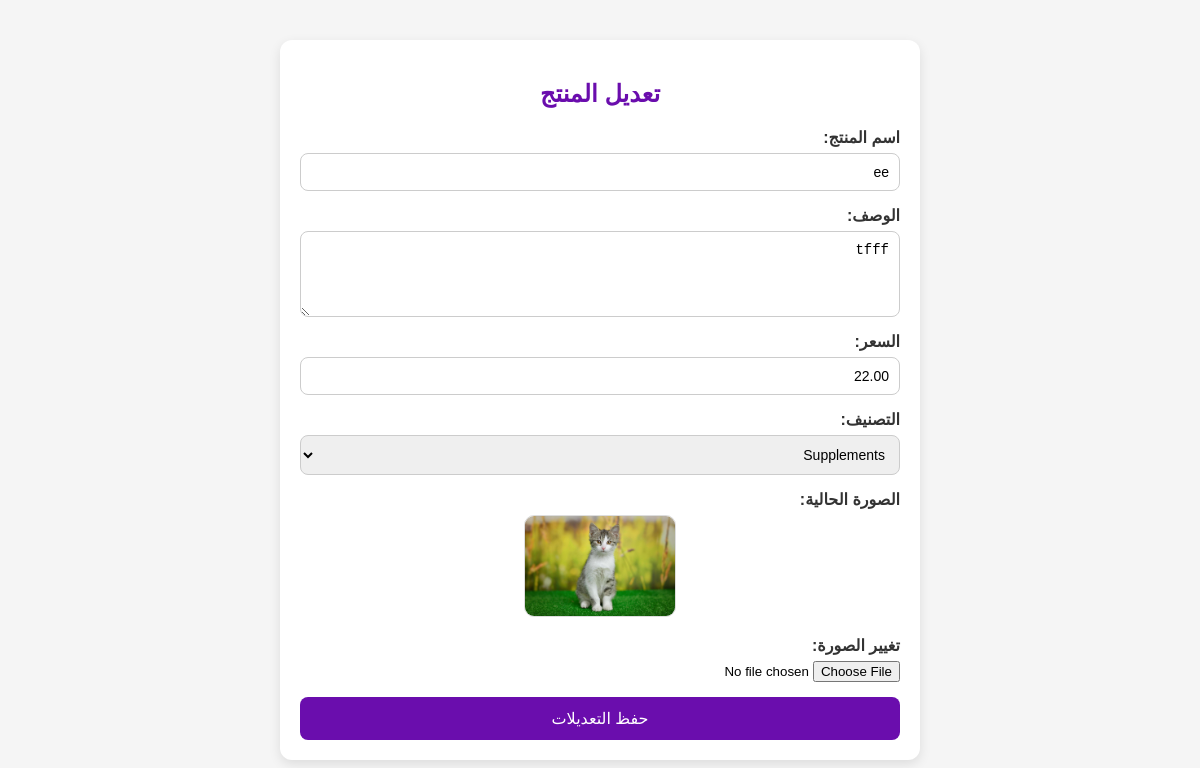
Screenshot of /edit_product_view/2 (signed in) with the database file from the repository.
### Vendor/models.py (models this page shows, shortened)
class Product(models.Model):
    vendor = models.ForeignKey(Vendor, on_delete=models.CASCADE, related_name='products')
    name = models.CharField(max_length=255)
    description = models.TextField()
    price = models.DecimalField(max_digits=10, decimal_places=2)
    image = models.ImageField(upload_to='products/', null=True, blank=True)
    PRODUCT_CATEGORIES = (
        ('sportswear', 'Sportswear'),
        ('supplements', 'Supplements'),
        ('equipment', 'Fitness Equipment'),
        ('membership', 'Gym Membership'),
        ('training', 'Personal Training Session'),
    )
    category = models.CharField(max_length=20, choices=PRODUCT_CATEGORIES)

### Vendor/views.py (the view, shortened to what this page needs)
# urls.py: path('edit_product_view/<int:pk>',edit_product_view,name='edit_product_view'),
@login_required(login_url='/account/user_login/')
def edit_product_view(request, pk):
    product = get_object_or_404(Product, pk=pk, vendor=request.user.vendor)
    categorys = Product.PRODUCT_CATEGORIES
    return render(request, "dashboard/edit_product.html", {"product": product,"categorys":categorys})

### templates/dashboard/edit_product.html (shortened to what this page needs)
<!DOCTYPE html>
<html lang="ar" dir="rtl">
<head>
</head>
<body>
    <div class="container">
        <h2>تعديل المنتج</h2>
        <form method="post" enctype="multipart/form-data">
            <label for="name">اسم المنتج:</label>
            <input type="text" id="name" name="name" value="{{ product.name }}" required>
            <label for="description">الوصف:</label>
            <textarea id="description" name="description" rows="4" required>{{ product.description }}</textarea>
            <label for="price">السعر:</label>
            <input type="number" step="0.01" id="price" name="price" value="{{ product.price }}" required>
            <label for="category">التصنيف:</label>
            <select id="category" name="category" required>
                {% for value, label in categorys %}
                    <option value="{{ value }}" {% if product.category == value %}selected{% endif %}>
                    {{ label }}
                    </option>
                {% endfor %}
            </select>
            <label>الصورة الحالية:</label>
            <div class="image-preview">
                {% if product.image %}
                    <img src="{{ product.image.url }}" alt="صورة المنتج">
                {% else %}
                    <p>لا توجد صورة</p>
                {% endif %}
            </div>
            <label for="image">تغيير الصورة:</label>
            <input type="file" id="image" name="image">
            <button type="submit">حفظ التعديلات</button>
        </form>
    </div>
</body>
</html>

### templates/dashboard/edit_product.html (style rules this page uses)
body { font-family: Tahoma, Arial, sans-serif; background: #f5f5f5; margin: 0; padding: 0; }
.container { max-width: 600px; background: #fff; margin: 40px auto; padding: 20px; border-radius: 12px; box-shadow: 0 4px 12px rgba(0,0,0,0.1); }
h2 { text-align: center; color: #6a0dad; margin-bottom: 20px; }
form { display: flex; flex-direction: column; }
label { margin-bottom: 6px; font-weight: bold; color: #333; }
input[type="text"], input[type="number"], textarea, select { padding: 10px; margin-bottom: 15px; border-radius: 8px; border: 1px solid #ccc; width: 100%; box-sizing: border-box; font-size: 14px; }
textarea { resize: vertical; }
input[type="file"] { margin-bottom: 15px; }
button { background: #6a0dad; color: #fff; padding: 12px; border: none; border-radius: 8px; font-size: 16px; cursor: pointer; transition: 0.3s; }
.image-preview { text-align: center; margin-bottom: 15px; }
.image-preview img { max-width: 150px; border-radius: 10px; border: 1px solid #ddd; }

### rows the page displays
Product: name "ee", description "tfff", price "22.00", category "Supplements", image (picture)
